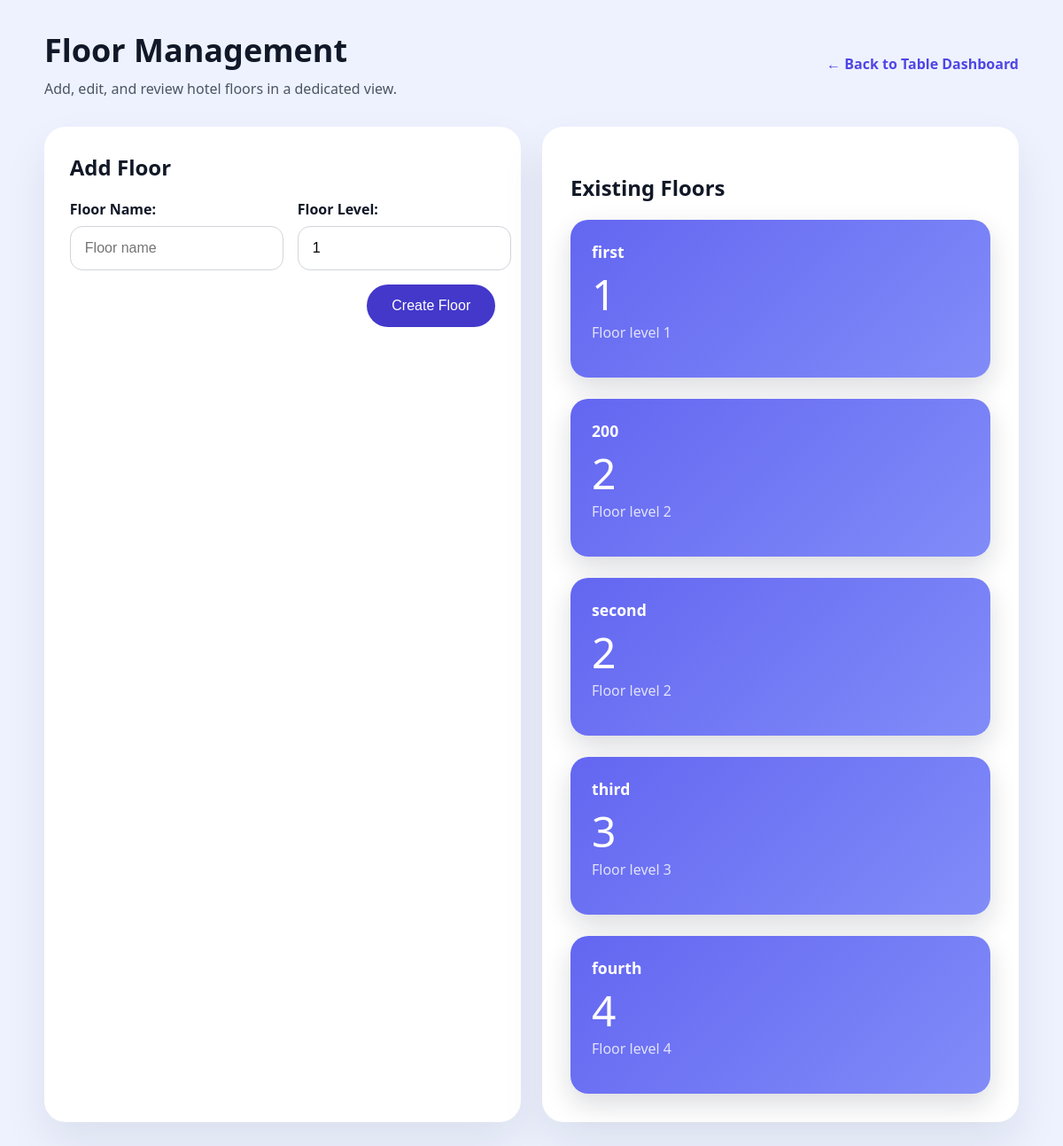
/floors/, run on the app's committed database.
### tables/models.py (models this page shows, shortened)
class Floor(models.Model):
    name = models.CharField(max_length=100)
    level = models.IntegerField(default=1)
    class Meta:
        ordering = ['level', 'name']

### tables/views.py (the view)
# urls.py: path('floors/', views.floor_dashboard, name='floor_dashboard'),
def floor_dashboard(request):
    floors = Floor.objects.order_by('level', 'name')
    floor_form = FloorForm(request.POST or None)
    if request.method == 'POST' and floor_form.is_valid():
        floor_form.save()
        return redirect('floor_dashboard')
    return render(request, 'tables/floor_dashboard.html', {
        'floors': floors,
        'floor_form': floor_form,
    })

### tables/forms.py
class FloorForm(forms.ModelForm):
    class Meta:
        model = Floor
        fields = ['name', 'level']
        widgets = {
            'name': forms.TextInput(attrs={'class': 'form-control', 'placeholder': 'Floor name'}),
            'level': forms.NumberInput(attrs={'class': 'form-control', 'placeholder': 'Floor level'}),
        }
        labels = {
            'name': 'Floor Name',
            'level': 'Floor Level',
        }

### tables/templates/tables/floor_dashboard.html (shortened to what this page needs)
<!DOCTYPE html>
<html lang="en">
<head>
</head>
<body>
    <div class="page">
        <div class="topbar">
            <div>
                <h1>Floor Management</h1>
                <p>Add, edit, and review hotel floors in a dedicated view.</p>
            </div>
            <a href="{% url 'table_dashboard' %}" class="back-link">← Back to Table Dashboard</a>
        </div>
        <div class="grid">
            <div class="form-card">
                <h2>Add Floor</h2>
                <form method="post" novalidate>
                    <div class="form-grid">
                        <div class="form-group">
                            {{ floor_form.name.label_tag }}
                            {{ floor_form.name }}
                        </div>
                        <div class="form-group">
                            {{ floor_form.level.label_tag }}
                            {{ floor_form.level }}
                        </div>
                    </div>
                    <div class="button-row">
                        <button class="button" type="submit">Create Floor</button>
                    </div>
                </form>
            </div>
            <div class="card">
                <h2>Existing Floors</h2>
                {% if floors %}
                    <div class="grid" style="margin-top: 1rem;">
                        {% for floor in floors %}
                            <div class="floor-card">
                                <strong>{{ floor.name }}</strong>
                                <p class="floor-number">{{ floor.level }}</p>
                                <p class="floor-subtitle">Floor level {{ floor.level }}</p>
                            </div>
                        {% endfor %}
                    </div>
                {% else %}
                    <div class="no-items">
                        No floors have been added yet. Use the form to create your first floor.
                    </div>
                {% endif %}
            </div>
        </div>
    </div>
</body>
</html>

### tables/templates/tables/floor_dashboard.html (style rules this page uses)
body { margin: 0; font-family: 'Segoe UI', Tahoma, Geneva, Verdana, sans-serif; background: #eef2ff; color: #111827; }
.page { max-width: 1100px; margin: 0 auto; padding: 2rem; }
.topbar { display: flex; justify-content: space-between; align-items: center; gap: 1rem; margin-bottom: 2rem; }
.topbar h1 { margin: 0; font-size: 2.25rem; }
.topbar p { margin: 0.5rem 0 0; color: #4b5563; }
.back-link { text-decoration: none; color: #4f46e5; font-weight: 600; }
.card { background: #fff; border-radius: 24px; padding: 2rem; box-shadow: 0 24px 50px rgba(15, 23, 42, 0.08); }
.grid { display: grid; grid-template-columns: repeat(auto-fit, minmax(260px, 1fr)); gap: 1.5rem; }
.floor-card { background: linear-gradient(135deg, #6366f1 0%, #818cf8 100%); color: white; border-radius: 20px; padding: 1.5rem; box-shadow: 0 12px 30px rgba(15, 23, 42, 0.15); }
.floor-card strong { display: block; margin-bottom: 0.75rem; font-size: 1.1rem; }
.floor-number { font-size: 3rem; line-height: 1; margin: 0; }
.floor-subtitle { margin-top: 0.5rem; color: rgba(255,255,255,0.8); }
.form-card { background: #fff; border-radius: 24px; padding: 1.8rem; box-shadow: 0 24px 50px rgba(15, 23, 42, 0.08); }
.form-card h2 { margin-top: 0; }
.form-grid { display: grid; grid-template-columns: 1fr 1fr; gap: 1rem; }
.form-group { display: flex; flex-direction: column; margin-bottom: 1rem; }
.form-group label { font-weight: 600; margin-bottom: 0.5rem; color: #111827; }
.form-group input { padding: 0.95rem 1rem; border: 1px solid #d1d5db; border-radius: 14px; font-size: 1rem; }
.button-row { display: flex; justify-content: flex-end; }
.button { background: #4338ca; color: white; border: none; border-radius: 999px; padding: 0.95rem 1.75rem; font-size: 1rem; cursor: pointer; transition: transform 0.15s ease, filter 0.15s ease; }

### data on the page
Floor: name "first", level "1"
Floor: name "200", level "2"
Floor: name "second", level "2"
Floor: name "third", level "3"
Floor: name "fourth", level "4"

### other printed values
{{ floor_form.name.label_tag }} "Floor Name:"
{{ floor_form.level.label_tag }} "Floor Level:"
